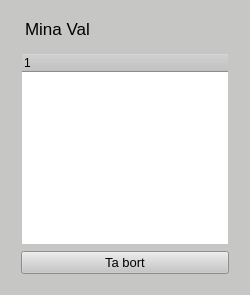
         <widget class="QWidget" name="myVisualisationWidget" native="true">
          <property name="maximumSize">
           <size>
            <width>250</width>
            <height>300</height>
           </size>
          </property>
          <property name="autoFillBackground">
           <bool>false</bool>
          </property>
          <property name="styleSheet">
           <string notr="true">QWidget{
	background-color: rgb(198, 198, 197);
}</string>
          </property>
          <layout class="QGridLayout" name="gridLayout_8">
           <item row="1" column="1">
            <widget class="QTreeWidget" name="myVisualisationTW">
             <property name="styleSheet">
              <string notr="true">QTreeWidget
{
	background-color: rgb(255, 255, 255);
}

QTreeWidget#treeWidget::item
{
    height: 24px;    
    border: none;    
    background-position: bottom left;   
}
QTreeWidget#treeWidget::item:selected
{
    color: #000000;    
    background-position: bottom left;
    background-color: orange;
}</string>
             </property>
             <column>
              <property name="text">
               <string notr="true">1</string>
              </property>
             </column>
            </widget>
           </item>
           <item row="2" column="1">
            <widget class="QPushButton" name="removeVisualisation">
             <property name="sizePolicy">
              <sizepolicy hsizetype="Minimum" vsizetype="Preferred">
               <horstretch>0</horstretch>
               <verstretch>0</verstretch>
              </sizepolicy>
             </property>
             <property name="minimumSize">
              <size>
               <width>0</width>
               <height>0</height>
              </size>
             </property>
             <property name="font">
              <font>
               <pointsize>10</pointsize>
              </font>
             </property>
             <property name="text">
              <string>Ta bort</string>
             </property>
            </widget>
           </item>
           <item row="0" column="1">
            <widget class="QLabel" name="label_13">
             <property name="font">
              <font>
               <pointsize>13</pointsize>
              </font>
             </property>
             <property name="styleSheet">
              <string notr="true">QLabel{
	background-color: transparent;
	margin-top: 8px;
	margin-bottom: 8px;
}</string>
             </property>
             <property name="text">
              <string>Mina Val</string>
             </property>
            </widget>
           </item>
           <item row="1" column="2">
            <spacer name="horizontalSpacer_8">
             <property name="orientation">
              <enum>Qt::Horizontal</enum>
             </property>
             <property name="sizeType">
              <enum>QSizePolicy::Fixed</enum>
             </property>
             <property name="sizeHint" stdset="0">
              <size>
               <width>10</width>
               <height>20</height>
              </size>
             </property>
            </spacer>
           </item>
           <item row="1" column="0">
            <spacer name="horizontalSpacer_7">
             <property name="orientation">
              <enum>Qt::Horizontal</enum>
             </property>
             <property name="sizeType">
              <enum>QSizePolicy::Fixed</enum>
             </property>
             <property name="sizeHint" stdset="0">
              <size>
               <width>10</width>
               <height>20</height>
              </size>
             </property>
            </spacer>
           </item>
           <item row="3" column="1">
            <spacer name="verticalSpacer_17">
             <property name="orientation">
              <enum>Qt::Vertical</enum>
             </property>
             <property name="sizeType">
              <enum>QSizePolicy::Fixed</enum>
             </property>
             <property name="sizeHint" stdset="0">
              <size>
               <width>20</width>
               <height>10</height>
              </size>
             </property>
            </spacer>
           </item>
          </layout>
         </widget>
